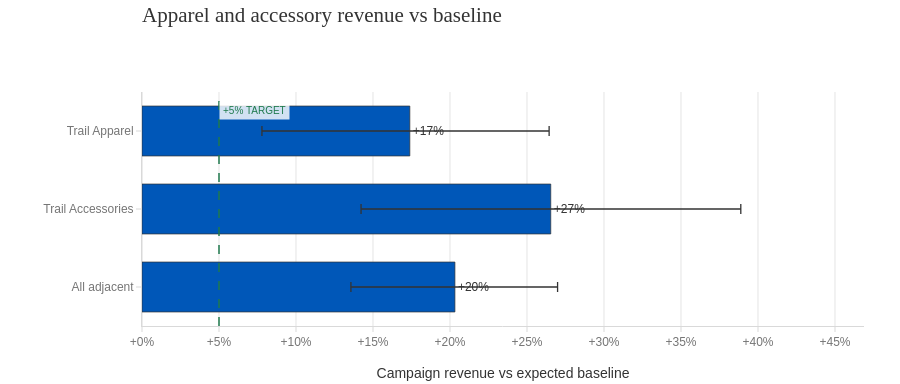

The notebook cell this image was saved under:
### Code cell
fig = go.Figure(go.Bar(
    x=halo["Lift"],
    y=halo["Category"],
    orientation="h",
    marker=dict(color=SALOMON_BLUE, line=dict(color=INK, width=0.7)),
    error_x=dict(
        type="data", symmetric=False,
        array=halo["CI high"] - halo["Lift"],
        arrayminus=halo["Lift"] - halo["CI low"],
        color=INK, thickness=1.3, width=5,
    ),
    text=halo["Lift"].map("{:+.0%}".format),
    textposition="outside",
    textfont=dict(color=INK, size=12),
    cliponaxis=False,
    customdata=halo[["CI low", "CI high"]],
    hovertemplate=(
        "%{y}<br>Lift: %{x:+.1%}"
        "<br>95% CI: %{customdata[0]:+.1%} to %{customdata[1]:+.1%}<extra></extra>"
    ),
))
fig.add_vline(x=0.05, line=dict(color=SALOMON_GREEN, width=1.5, dash="dash"))
fig.add_annotation(
    x=0.05, y=0.96, xref="x", yref="paper", text="+5% TARGET",
    showarrow=False, xanchor="left", yanchor="top",
    bgcolor="rgba(255,255,255,0.82)", borderpad=3, font=dict(size=10, color=SALOMON_GREEN),
)
fig.update_xaxes(
    title="Campaign revenue vs expected baseline",
    tickformat="+.0%",
    range=[0, halo["CI high"].max() + 0.08],
)
fig.update_yaxes(autorange="reversed", title=None, showgrid=False)
show_campaign_chart(
    fig,
    "Apparel and accessory revenue vs baseline",
    height=360,
    left_margin=142,
    export_name="03_adjacent_category_revenue_lift.png",
)

### Figure 1 — Plotly figure (JSON) as saved in the notebook; plotly's stock layout.template omitted (floating-point values rounded to 4 significant figures)
{"data": [{"cliponaxis": false, "customdata": [[0.07788, 0.2644], [0.1422, 0.3888], [0.1357, 0.2699]], "error_x": {"array": [0.09045, 0.1234, 0.06666], "arrayminus": [0.09604, 0.1232, 0.06754], "color": "#333333", "symmetric": false, "thickness": 1.3, "type": "data", "width": 5}, "hovertemplate": "%{y}<br>Lift: %{x:+.1%}<br>95% CI: %{customdata[0]:+.1%} to %{customdata[1]:+.1%}<extra></extra>", "marker": {"color": "#0057B8", "line": {"color": "#333333", "width": 0.7}}, "orientation": "h", "text": ["+17%", "+27%", "+20%"], "textfont": {"color": "#333333", "size": 12}, "textposition": "outside", "type": "bar", "x": [0.1739, 0.2654, 0.2032], "y": ["Trail Apparel", "Trail Accessories", "All adjacent"]}], "layout": {"annotations": [{"bgcolor": "rgba(255,255,255,0.82)", "borderpad": 3, "font": {"color": "#1F7A4D", "size": 10}, "showarrow": false, "text": "+5% TARGET", "x": 0.05, "xanchor": "left", "xref": "x", "y": 0.96, "yanchor": "top", "yref": "paper"}], "bargap": 0.36, "height": 384, "hovermode": "closest", "margin": {"b": 58, "l": 142, "r": 36, "t": 92}, "shapes": [{"line": {"color": "#1F7A4D", "dash": "dash", "width": 1.5}, "type": "line", "x0": 0.05, "x1": 0.05, "xref": "x", "y0": 0, "y1": 1, "yref": "y domain"}], "title": {"automargin": true, "font": {"color": "#333333", "family": "Georgia, Times New Roman, serif", "size": 21}, "pad": {"b": 12}, "subtitle": {"font": {"color": "#757575", "family": "Arial, Helvetica, sans-serif", "size": 12}, "text": ""}, "text": "Apparel and accessory revenue vs baseline", "x": 0, "xanchor": "left", "xref": "paper", "y": 0.98, "yanchor": "top", "yref": "container"}, "xaxis": {"gridcolor": "#D9D9D9", "linecolor": "#D9D9D9", "range": [0, 0.4688], "showline": true, "tickcolor": "#D9D9D9", "tickformat": "+.0%", "ticks": "outside", "title": {"text": "Campaign revenue vs expected baseline"}}, "yaxis": {"autorange": "reversed", "gridcolor": "#D9D9D9", "linecolor": "#D9D9D9", "showgrid": false, "showline": true, "tickcolor": "#D9D9D9", "ticks": "outside", "title": {}}}}
